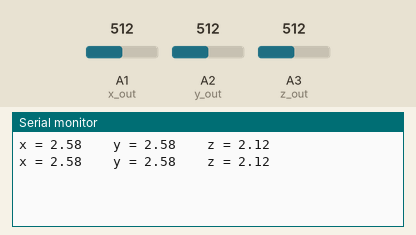
A sketch run on a simulated Arduino Uno, built with avr-gcc and run on an emulated ATmega328P. On the bench: the last lines printed to the serial monitor. The inputs (shaded band) are chosen by the test bench; at power-on: A1 (x_out) = 512, A2 (y_out) = 512, A3 (z_out) = 512.

Above: at 1.8 s.
1.9 s: A1 (x_out) set to 531
At 2.3 s:
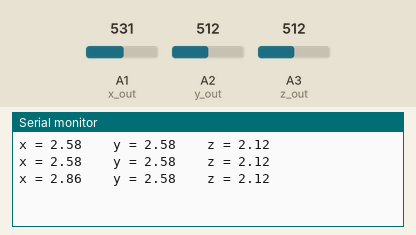
3.4 s: A1 (x_out) set to 558
At 4.9 s:
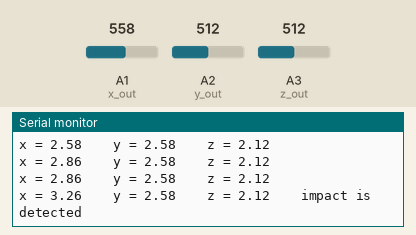

Measured:
- the behaviour switches between 540 and 541 on A1 (x_out) (found by bisection; images 1 and 2)
- after the input at 1.9 s, the serial monitor: prints a new line after 0.13 s (image 1)
- after the input at 3.4 s, the serial monitor: prints a new line after 0.63 s (image 2)

The sketch:

SMART_HELMET.ino
```cpp
#include <math.h>
const int x_out = A1; /* connect x_out of module to A1 of UNO board */
const int y_out = A2; /* connect y_out of module to A2 of UNO board */
const int z_out = A3; /* connect z_out of module to A3 of UNO board */

#include <SoftwareSerial.h>   //bluetooth module
SoftwareSerial BT(10, 11);
// creates a "virtual" serial port/UART
// connect BT module TX to D10
// connect BT module RX to D11
// connect BT Vcc to 5V, GND to GND

void setup() {
  Serial.begin(9600);

   // set the data rate for the SoftwareSerial port
  BT.begin(9600);
  // Send test message to other device
  BT.println("Hello from Arduino");


}

void loop() {
  int x_adc_value, y_adc_value, z_adc_value;
  double x_g_value, y_g_value, z_g_value;

  x_adc_value = analogRead(x_out); /* Digital value of voltage on x_out pin */
  y_adc_value = analogRead(y_out); /* Digital value of voltage on y_out pin */
  z_adc_value = analogRead(z_out); /* Digital value of voltage on z_out pin */


  x_g_value = ( ( ( (double)(x_adc_value * 5)/1024) - 1.65 ) / 0.330 ); /* Acceleration in x-direction in g units */
  y_g_value = ( ( ( (double)(y_adc_value * 5)/1024) - 1.65 ) / 0.330 ); /* Acceleration in y-direction in g units */
  z_g_value = ( ( ( (double)(z_adc_value * 5)/1024) - 1.80 ) / 0.330 ); /* Acceleration in z-direction in g units */


  Serial.print("x = ");
  Serial.print( x_g_value);
  Serial.print("\t\t");
  Serial.print("y = ");
  Serial.print(y_g_value);
  Serial.print("\t\t");
  Serial.print("z = ");
  Serial.print(z_g_value);
  Serial.print("\t\t");


  if((x_g_value>=3||x_g_value<=-3)||(y_g_value>=3||y_g_value<=-3)||(z_g_value>=3||z_g_value<=-3)){
    Serial.print("impact is detected");
  }

  Serial.print("\n");
   delay(1000);


   //bluetootModule
BT.available();
  // if text arrived in from BT serial...

  if((x_g_value>=3||x_g_value<=-3)||(y_g_value>=3||y_g_value<=-3)||(z_g_value>=3||z_g_value<=-3)){
    BT.println("impact is detected");
  }


}
```
